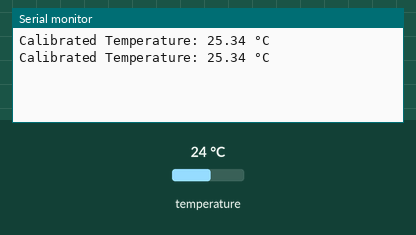
A sketch run on a simulated Arduino Uno, built with avr-gcc and run on an emulated ATmega328P. On the bench: the last lines printed to the serial monitor. The inputs (shaded band) are chosen by the test bench; at power-on: temperature 24 °C.

Above: at 2.4 s.
2.5 s: temperature set to 12 °C
At 3.2 s:
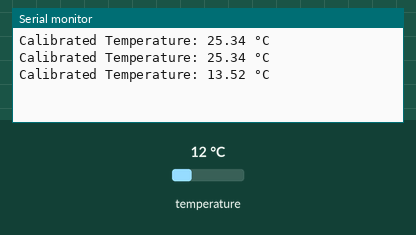
4.0 s: temperature set to 19 °C
At 4.9 s:
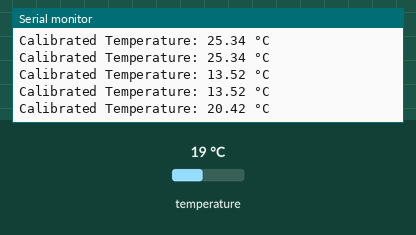
Timing chart, 0 to 7.0 s (numbered marks = the images above; inputs shaded):
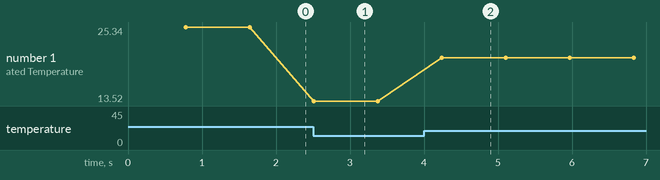

The sketch:

PROBEA.ino
```cpp
#include <OneWire.h>
#include <DallasTemperature.h>

// Data wire connected to digital pin 10
#define ONE_WIRE_BUS 10

// Setup OneWire instance
OneWire oneWire(ONE_WIRE_BUS);

// Pass OneWire reference to DallasTemperature library
DallasTemperature sensors(&oneWire);

void setup(void) {
  Serial.begin(115200);
  sensors.begin();
}

void loop(void) {

  // Request temperature reading
  sensors.requestTemperatures();

  // Raw sensor temperature
  float rawTemp = sensors.getTempCByIndex(0);

  // Calibration equation from regression output
  float calibratedTemp = 1.701471 + (0.984997 * rawTemp);


  // Print calibrated temperature
  Serial.print("Calibrated Temperature: ");
  Serial.print(calibratedTemp);
  Serial.println(" °C");

  delay(100);
}
```

Measured:
- after the input at 2.5 s, the serial monitor: prints a new line at once (image 1)
- after the input at 4.0 s, the serial monitor: prints a new line after 0.24 s (image 2)
- plotted number 1: 25.34 → 13.52 after the input at 2.5 s, 13.52 → 20.42 after the input at 4.0 s
